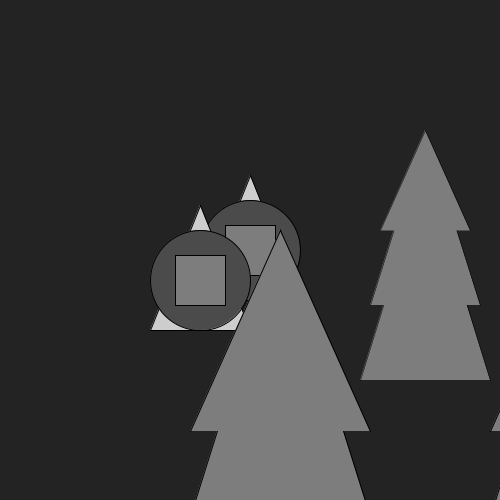
Frame 1 (no input)
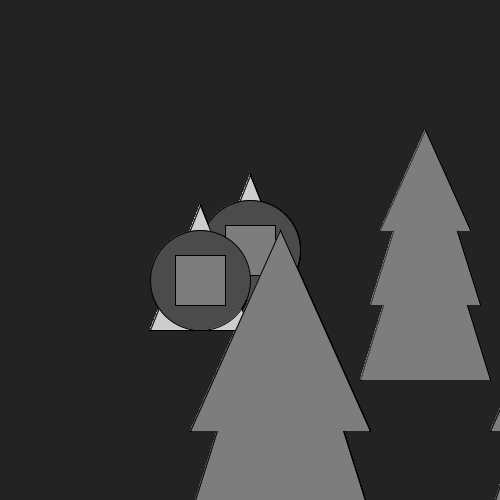
Frame 60 (the mouse pressed at the canvas centre just before this capture)
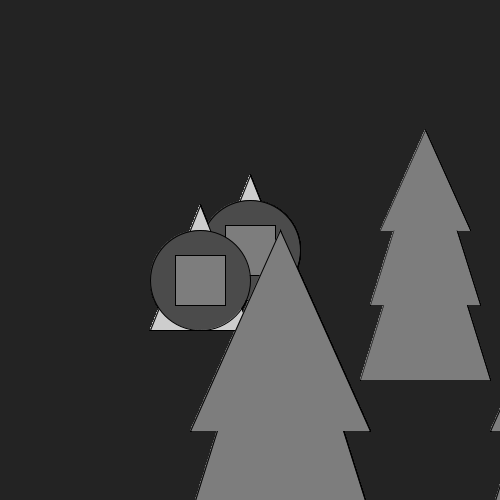
Frame 120 (the mouse held since frame 60 and released just before this capture)

The Processing sketch that drew these frames (run headless with seeded random() and noise(); from frame 60 on, the mouse is pressed at the canvas centre):

// Processing sketch: partner_function_MD_MP
// ── partner_function_MD_MP.pde
void setup(){
size(500,500);
background(35);
}



void drawShape() {
  drawTriangle();
drawCircle();
drawRect();
}
void drawCircle(){
 fill (75);
  circle(250,250,100);
  
}

void drawRect(){
   fill(125);
  rect(225, 225, 50, 50);
 
}

void drawTriangle(){
  fill(205);
  triangle(200, 300, 250, 175, 300, 300); 
}
//PARTNER CODE
//MALINA GITHUB: https://github.com/malinapatel/intro-cs/blob/main/functions_excercise/functions_excercise.pde

void draw () {
  drawShape(); 
translate(-50, 30);
drawShape(); 

  christmastree ();
  
  translate (-300,0);
  christmastree ();

  scale (0.5);
  translate (920,0);
  christmastree (); 
  
}

void christmastree () {
  push ();
beginShape();
vertex (500, 700);
vertex (630, 280);
vertex (760, 700);
endShape ();
pop();

push ();
beginShape();

vertex (520, 550);
vertex (630, 200);
vertex (740, 550);
endShape ();
pop();


push ();
beginShape();
vertex (540, 401);
vertex (630, 200);
vertex (720, 401);
endShape ();
pop();




}
